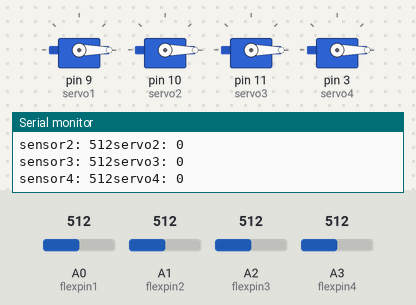
Bench run of a sketch on a simulated Arduino Uno, built with avr-gcc and run on an emulated ATmega328P. On the bench: 4 × servo, the last lines printed to the serial monitor. Inputs (shaded band) come from the test bench; at power-on: A0 (flexpin1) = 512, A1 (flexpin2) = 512, A2 (flexpin3) = 512, A3 (flexpin4) = 512.

Above: at 1.2 s.
1.3 s: A0 (flexpin1) set to 992
At 2.1 s:
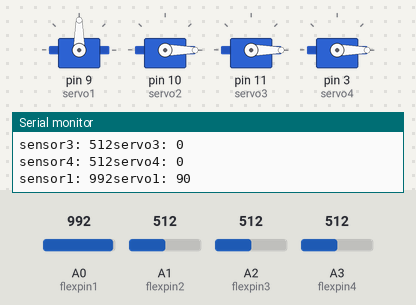
3.1 s: A1 (flexpin2) set to 992
At 3.7 s:
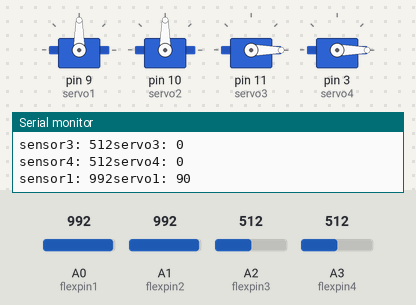
4.7 s: A2 (flexpin3) set to 992
At 5.3 s:
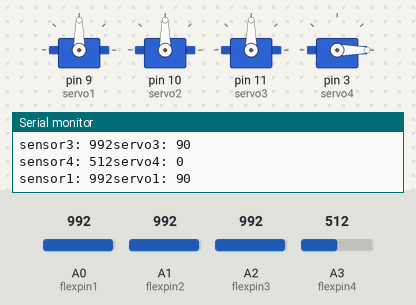
6.3 s: A3 (flexpin4) set to 992
At 6.9 s:
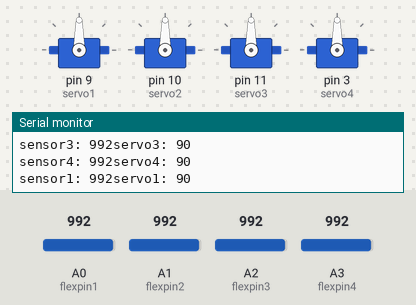
7.9 s: A0 (flexpin1) set to 716
At 8.5 s:
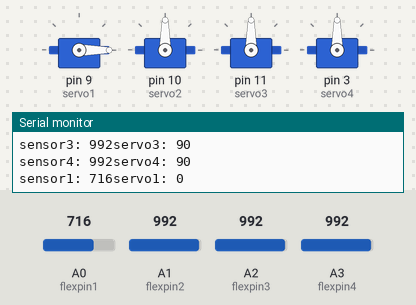
9.5 s: A1 (flexpin2) set to 716
At 10.1 s:
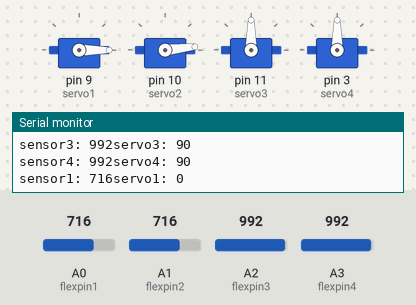
Timing chart, 0 to 12.1 s (numbered marks = the images above; inputs shaded):
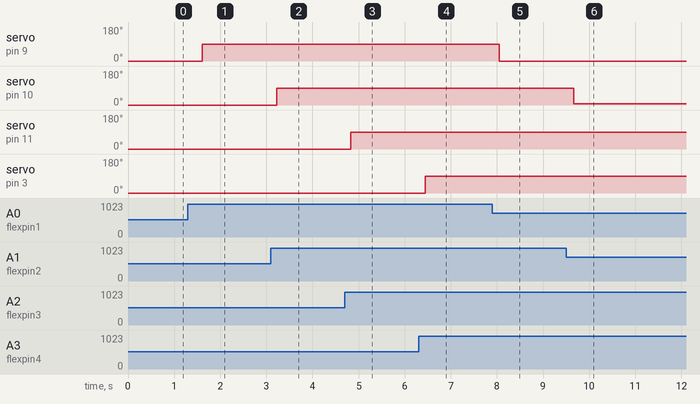

Measured:
- after the input at 1.3 s, servo on pin 9 (servo1): 0° → 90° after 0.31 s
- after the input at 3.1 s, servo on pin 10 (servo2): 0° → 90° after 0.12 s
- after the input at 4.7 s, servo on pin 11 (servo3): 0° → 90° after 0.13 s
- after the input at 6.3 s, servo on pin 3 (servo4): 0° → 90° after 0.14 s
- after the input at 7.9 s, servo on pin 9 (servo1): 90° → 0° after 0.15 s
- after the input at 9.5 s, servo on pin 10 (servo2): 90° → 6° after 0.16 s

The sketch:

Arm_using_flex_sensors.ino
```cpp
#include<Servo.h>
Servo servo1;
Servo servo2;
Servo servo3;
Servo servo4;
const int flexpin1 = A0;
const int flexpin2 = A1;
const int flexpin3 = A2;
const int flexpin4 = A3;
void setup()
{
  Serial.begin(9600);
  servo1.attach(9);
  servo2.attach(10);
  servo3.attach(11);
  servo4.attach(3);
}
void loop()
{
  int flexposition1;
  int servoposition1;
  int flexposition2;
  int servoposition2;
  int flexposition3;
  int servoposition3;
  int flexposition4;
  int servoposition4;
  flexposition1=analogRead(flexpin1);
  servoposition1 = map(flexposition1,750,950,0,90);
  servoposition1 = constrain(servoposition1,0,90);
  servo1.write(servoposition1);

  flexposition2=analogRead(flexpin2);
  servoposition2 = map(flexposition2,700,930,0,90);
  servoposition2 = constrain(servoposition2,0,90);
  servo2.write(servoposition2);

  flexposition3=analogRead(flexpin3);
  servoposition3 = map(flexposition3,900,980,0,90);
  servoposition3 = constrain(servoposition3,0,90);
  servo3.write(servoposition3);

  flexposition4=analogRead(flexpin4);
  servoposition4 = map(flexposition4,690,820,0,90);
  servoposition4 = constrain(servoposition4,0,90);
  servo4.write(servoposition4);

  Serial.print("sensor1: ");
  Serial.print(flexposition1);
  Serial.print("servo1: ");
  Serial.println(servoposition1);
  delay(100);

  Serial.print("sensor2: ");
  Serial.print(flexposition2);
  Serial.print("servo2: ");
  Serial.println(servoposition2);
  delay(100);

   Serial.print("sensor3: ");
  Serial.print(flexposition3);
  Serial.print("servo3: ");
  Serial.println(servoposition3);
  delay(100);

  Serial.print("sensor4: ");
  Serial.print(flexposition4);
  Serial.print("servo4: ");
  Serial.println(servoposition4);
  delay(100);
}
```
